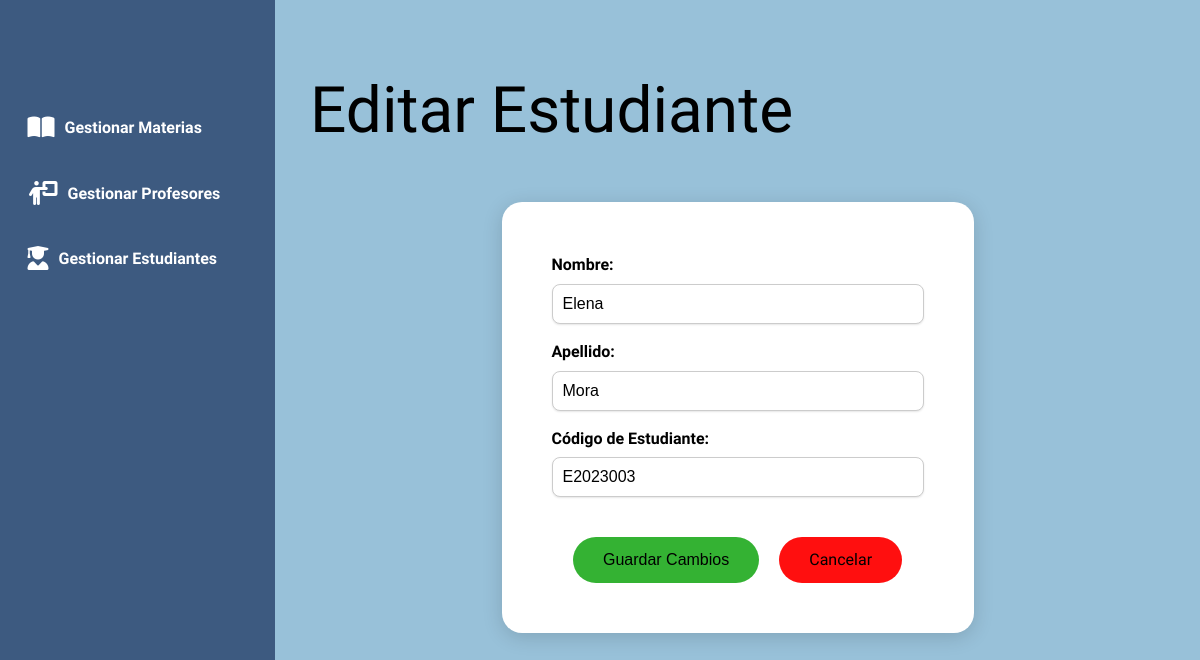
The app's page /estudiantes/editar/3 with its own data.
### models.py (models this page shows)
class Estudiante(Base):
    __tablename__ = 'estudiantes'
    id = Column(Integer, primary_key=True)
    nombre = Column(String(50), nullable=False)
    apellido = Column(String(50), nullable=False)
    codigo_estudiante = Column(String(20), unique=True, nullable=False)
    is_active = Column(Boolean, default=True, nullable=False)

### app.py (the view, shortened to what this page needs)
@app.route('/estudiantes/editar/<int:estudiante_id>', methods=['GET', 'POST'])
def editar_estudiante(estudiante_id):
    estudiante = session.query(Estudiante).get(estudiante_id)
    if not estudiante:
        return "Estudiante no encontrado", 404
    return render_template('estudiante_form.html', estudiante=estudiante)

### templates/estudiante_form.html (shortened to what this page needs)
{% extends "base.html" %}  {% block content %}
<h1>{% if estudiante %}Editar{% else %}Añadir Nuevo{% endif %} Estudiante</h1>
<div class="form-card">
	<form method="POST">
		<div style="margin-bottom: 15px">
			<label for="nombre">Nombre:</label>
			<input type="text" id="nombre" name="nombre" value="{{ estudiante.nombre if estudiante else '' }}" required
			/>
		</div>
		<div style="margin-bottom: 15px">
			<label for="apellido">Apellido:</label>
			<input type="text" id="apellido" name="apellido" value="{{ estudiante.apellido if estudiante else '' }}" required />
		</div>
		<div style="margin-bottom: 20px">
			<label for="codigo_estudiante">Código de Estudiante:</label>
			<input type="text" id="codigo_estudiante" name="codigo_estudiante" value="{{ estudiante.codigo_estudiante if estudiante else '' }}" required />
		</div>
		<div class="form-buttons">
			<button type="submit" class="btn btn-accept">Guardar Cambios</button>
			<a href="{{ url_for('lista_estudiantes') }}" class="btn btn-cancel">Cancelar</a>
		</div>
	</form>
</div>
{% endblock %}

### static/css/styles.css (style rules this page uses)
body { font-family: kadwa, -apple-system, BlinkMacSystemFont, "Segoe UI", Roboto, "Helvetica Neue", Arial, sans-serif; line-height: 1.6; margin: 0; background-color: #f4f4f4; color: #000; }
h1, h2, h3, p { font-weight: 100; margin: 0; }
h1 { font-size: 64px; margin-block-start: 20px; }
.form-card form, .inscription-card form { display: flex; flex-direction: column; align-items: center; }
.form-card { display: flex; justify-content: center; width: fit-content; padding: 50px; margin: 40px auto; border-radius: 20px; background-color: #ffffff; box-shadow: 0 4px 20px rgba(0, 0, 0, 0.15); }
.form-card label, .inscription-card label { display: block; font-weight: bold; margin-bottom: 6px; }
.form-card input, .form-card select, .inscription-card select { border-radius: 8px; width: 350px; padding: 10px; font-size: 16px; border: 1px solid #ccc; box-shadow: 0px 1px 2px rgba(0, 0, 0, 0.1); }
.form-buttons { display: flex; gap: 20px; margin-top: 20px; }
.btn { text-decoration: none; cursor: pointer; text-align: center; padding: 8px 12px; border-radius: 50px; color: #000000; }
.form-buttons .btn-accept, .form-buttons .btn-cancel, .btn-cancel { font-size: 16px; padding: 10px 30px; border: none; border-radius: 30px; transition: background-color 0.3s ease; }
.form-buttons .btn-accept { background-color: #34b233; }
.form-buttons .btn-cancel, .btn-cancel { background-color: #ff0f0f; }

### records on screen
Estudiante: nombre "Elena", apellido "Mora", codigo_estudiante "E2023003"
